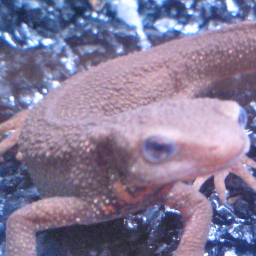
//> input picture questions/dataset/images/imori_256x256.png, 256 x 256 px
$ ./main   (built with g++ and OpenCV 4)
//> lines starting //> are read from the running program, lines starting //| are printed output that depends on the picture
#include <vector>
#include <chrono>
#include <iostream>
#include <opencv2/opencv.hpp>
#include <unistd.h>
#include <cmath>

void filter_sobel(const cv::Mat &src, cv::Mat &dst, cv::Size ksize=cv::Size(3, 3), char mode='x') {
    dst = src.clone();
    dst.convertTo(dst, CV_32F);
    cv::Mat tmp = dst.clone();

    int w = src.size().width;
    int h = src.size().height;

    // prepare kernel
    cv::Mat k = cv::Mat::zeros(ksize, CV_32F);
    if (mode=='x') {
        for (int y=0; y<ksize.height; y++) {
            if (y==(int)(ksize.height/2)) {
                k.at<float>(y, 0) = 2;
                k.at<float>(y, ksize.width-1) = -2;
            } else {
                k.at<float>(y, 0) = 1;
                k.at<float>(y, ksize.width-1) = -1;
            }
        }
    }
    if (mode=='y') {
        for (int x=0; x<ksize.width; x++) {
            if (x==(int)(ksize.width/2)) {
                k.at<float>(0, x) = 2;
                k.at<float>(ksize.height-1, x) = -2;
            } else {
                k.at<float>(0, x) = 1;
                k.at<float>(ksize.height-1, x) = -1;
            }
        }
    }
    std::cout << k << std::endl;

    dst.forEach<float>([&](float &pixel, const int pos[]) -> void {
        int x = pos[1];
        int y = pos[0];
        float value = 0;
        for (int step_x=0; step_x<ksize.width; step_x++) {
            for (int step_y=0; step_y<ksize.height; step_y++) {
                int col = x + step_x - 1;
                int row = y + step_y - 1;
                if (col < 0) col = 0;
                if (col >= w) col = w - 1;
                if (row < 0) row = 0;
                if (row >= h) row = h - 1;
                value += tmp.at<float>(row, col) * k.at<float>(step_y, step_x);
            }
        }
        pixel = value;
    });
    double mMin, mMax;
    cv::minMaxLoc(dst, &mMin, &mMax);
    dst -= mMin;
    cv::minMaxLoc(dst, &mMin, &mMax);
    dst /= mMax;
    dst *= 255;
    dst.convertTo(dst, CV_8U);
}

int main() {
    cv::Mat img_orig = cv::imread("questions/dataset/images/imori_256x256.png");
//> img_orig is the input picture: 256 rows x 256 cols, CV_8UC3; mean B, G, R 152.1, 122.3, 133.4
    cv::Mat img_result;
    if (img_orig.channels() == 3) {
        cv::cvtColor(img_orig, img_orig, cv::COLOR_BGR2GRAY);
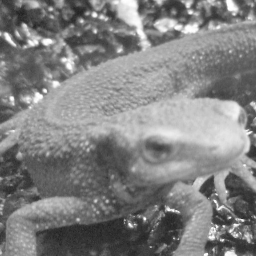
//> img_orig: 256 rows x 256 cols, CV_8UC1; min 32, max 255, mean 129
    }
    filter_sobel(img_orig, img_result, cv::Size(3, 3), 'x');
//> in filter_sobel, `cv::Mat k = cv::Mat::zeros(ksize, CV_32F);`: k = [[0, 0, 0], [0, 0, 0], [0, 0, 0]]
//> the loop in filter_sobel, `for (int y=0; y<ksize.height; y++)` made 3 passes
//| [1, 0, -1;
//|  2, 0, -2;
//|  1, 0, -1]
//> in filter_sobel, `dst.forEach<float>([&](float &pixel, const int pos[]) -> void { int x ..`:
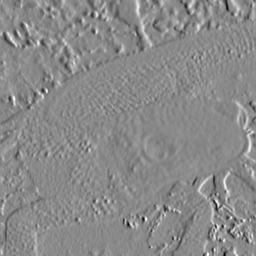
//> dst: 256 rows x 256 cols, CV_32FC1; min -604, max 513, mean 0.1; drawn with min black and max white
//> in filter_sobel, `cv::minMaxLoc(dst, &mMin, &mMax);`: mMin = -604; mMax = 513
//> in filter_sobel, `cv::minMaxLoc(dst, &mMin, &mMax);`: mMin = 0; mMax = 1117
    cv::imshow("cpp_origin", img_orig);
    cv::imshow("cpp_result", img_result);
    cv::moveWindow("cpp_result", img_orig.size().width, 0);
    cv::waitKey(3000);
    return 0;
}

$ run again, with questions/dataset/images/madara.png copied over questions/dataset/images/imori_256x256.png
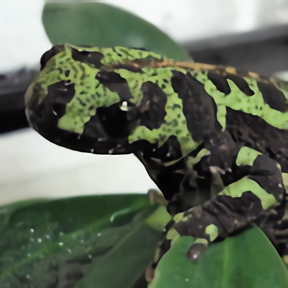
//> input picture questions/dataset/images/madara.png, 288 x 288 px
//> img_orig is the input picture: 288 rows x 288 cols, CV_8UC3; mean B, G, R 90, 107.8, 98
//> `cv::cvtColor(img_orig, img_orig, cv::COLOR_BGR2GRAY);`:
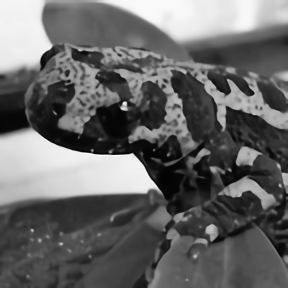
//> img_orig: 288 rows x 288 cols, CV_8UC1; min 0, max 255, mean 102.8
//> k = [[0, 0, 0], [0, 0, 0], [0, 0, 0]]
//> the loop in filter_sobel, `for (int y=0; y<ksize.height; y++)` made 3 passes
//| [1, 0, -1;
//|  2, 0, -2;
//|  1, 0, -1]
//> in filter_sobel, `dst.forEach<float>([&](float &pixel, const int pos[]) -> void { int x ..`:
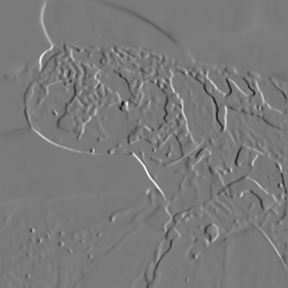
//> dst: 288 rows x 288 cols, CV_32FC1; min -793, max 860, mean 1; drawn with min black and max white
//> in filter_sobel, `cv::minMaxLoc(dst, &mMin, &mMax);`: mMin = -793; mMax = 860
//> in filter_sobel, `cv::minMaxLoc(dst, &mMin, &mMax);`: mMin = 0; mMax = 1653
